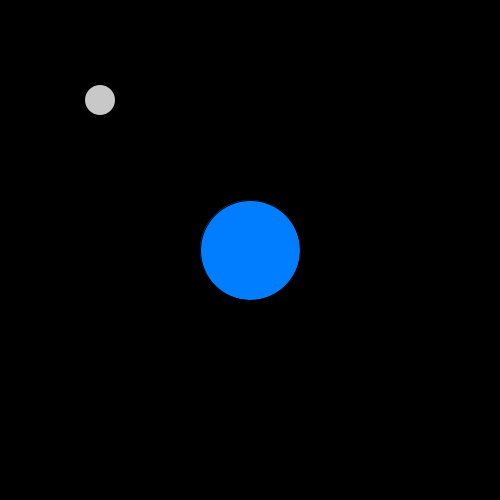
Frame 1 (no input)
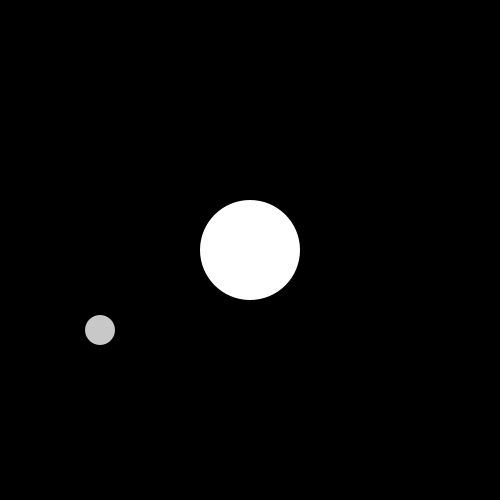
Frame 60 (the mouse pressed at the canvas centre just before this capture)
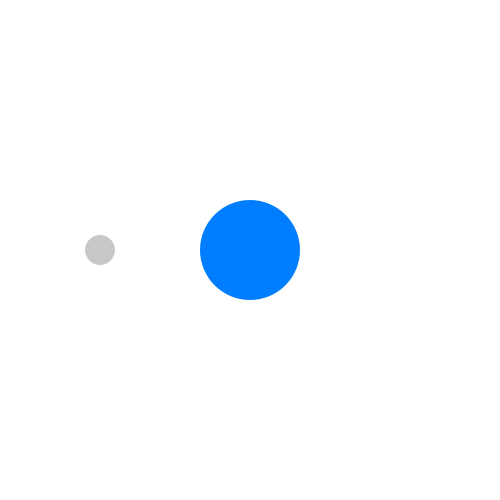
Frame 120 (the mouse held since frame 60 and released just before this capture)

The Processing sketch that drew these frames (run headless with seeded random() and noise(); from frame 60 on, the mouse is pressed at the canvas centre):

// Processing sketch: week_3_hw_2
// ── week_3_hw_2.pde
int circleSize, ellipseSize, ballSize;
int xPos, yPos;
int distance, ellipseDist;
int speed;
float aPos, bPos;
color circleColor, ellipseColor, bgColor;
boolean CirclePressed, motion;

void setup() {
  
  size(500, 500);
  
  xPos = width/2;
  yPos = height/2;
  
  circleSize = 100;
  
  aPos = width/5;
  bPos = height/5;
  
  ellipseSize = 30;
  
  speed = int(random(10,10));
}
  
void draw() {
    
  // circle changes to blue when mouse is on it
  background(bgColor);
  if(distance<circleSize/2) {
    circleColor = color(0, 126, 255);
  }else{
    circleColor = color(255);
  }
  
  // circle changes background color from black to white when mouse presses it
  if(distance<circleSize/2 && mousePressed) {
    bgColor = 255;
  }else{
    bgColor = 0;
  }
  
  // circle at the center
  fill(circleColor);
  ellipse(xPos, yPos, circleSize, circleSize);
  noStroke();
  
  distance = int(dist(xPos, yPos, mouseX, mouseY));
  println(distance);
  
  // ellipse at the upper left corner
  fill(200);
  ellipse(aPos, bPos, ellipseSize, ellipseSize);
  noStroke();
  // ellipse moves up and down on y axis
  if(bPos>height || bPos<0){
    speed = speed*-1;
  }
  bPos = bPos+speed;
    
  ellipseDist = int(dist(aPos, bPos, mouseX, mouseY));
}

void mousePressed(){
  if(distance<circleSize/2){
    CirclePressed = !CirclePressed;
  }
  
}
